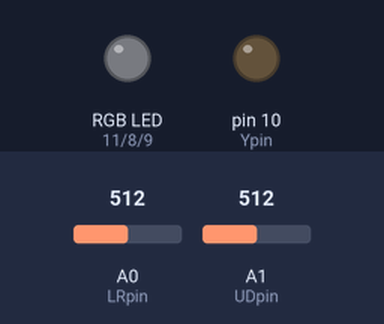
Recording of a sketch running on a simulated Arduino Uno, built with avr-gcc and run on an emulated ATmega328P. Parts: an RGB LED mixed from three pins (HIGH = lit), output pins drawn as LEDs (lit = HIGH). Inputs (shaded band) come from the test bench; at power-on: A1 (UDpin) = 512, A0 (LRpin) = 512. Dim RGB values are drawn brighter than linear.

Above: at 1.2 s.
1.3 s: A1 (UDpin) set to 716
At 2.2 s:
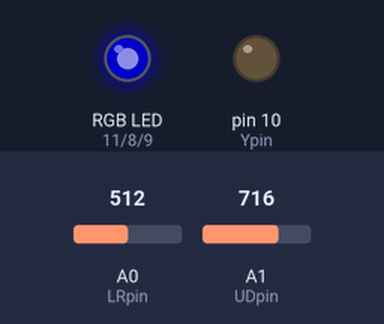
2.8 s: A0 (LRpin) set to 306
At 3.3 s:
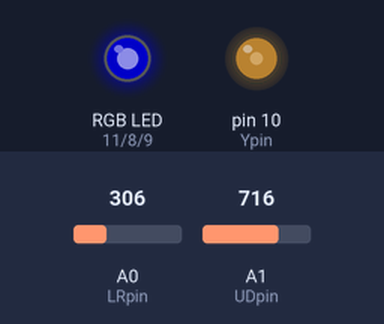
4.3 s: A0 (LRpin) set to 122
At 5.5 s:
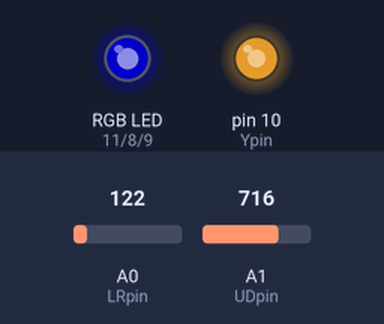
5.8 s: A1 (UDpin) set to 900
At 6.8 s:
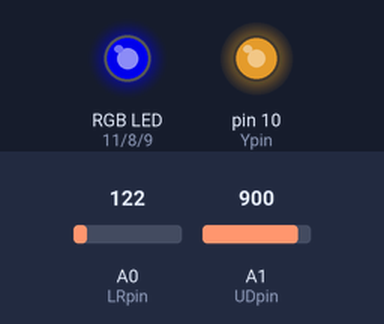
7.3 s: A0 (LRpin) set to 511
At 8.0 s:
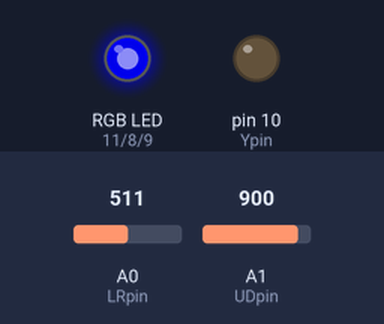
8.8 s: A1 (UDpin) set to 306
At 9.1 s:
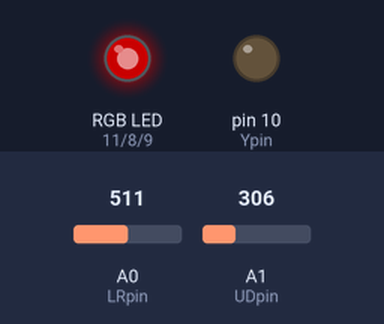
Timing chart, 0 to 11.3 s (numbered marks = the images above; inputs shaded):
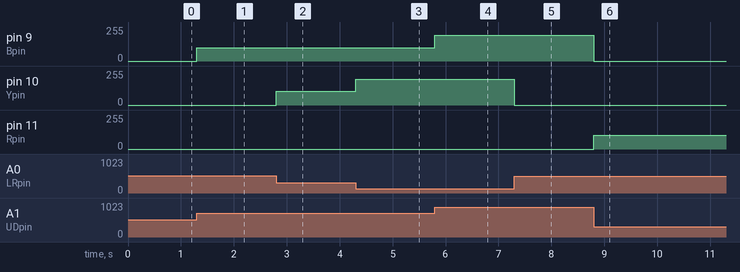

Measured:
- after the input at 1.3 s, pin 9 (Bpin): 0/255 → 101/255 at once
- after the input at 2.8 s, pin 10 (Ypin): 0/255 → 102/255 at once
- after the input at 4.3 s, pin 10 (Ypin): 102/255 → 194/255 at once
- after the input at 5.8 s, pin 9 (Bpin): 101/255 → 193/255 at once
- after the input at 7.3 s, pin 10 (Ypin): 194/255 → 0/255 at once
- after the input at 8.8 s, pin 9 (Bpin): 193/255 → 0/255 at once; pin 11 (Rpin): 0/255 → 102/255 at once

The sketch:

Joystick_LED.ino
```cpp
// define pins
const int LRpin = A0;
const int UDpin = A1;

const int Rpin = 11;
const int Ypin = 10;
const int Gpin = 8;
const int Bpin = 9;

//variables for analog reading
int LR;
int UD;

int LR_neutral;
int UD_neutral;

//LED brightness
int R;
int Y;
int G;
int B;

//define deadzone of joystick
const int deadzone = 10;

void setup() {
  //Intialize serial communication
  Serial.begin(9600);

  //neutral reading when program starts
  LR_neutral = analogRead(LRpin);
  UD_neutral = analogRead(UDpin);
}

void loop() {
  //reads analog pins
  LR = analogRead(LRpin);
  UD = analogRead(UDpin);

  if (UD>=UD_neutral+deadzone) {
    R = 0; //red LED off
    B = map(UD, UD_neutral, 1023, 0, 255); //blue LED on
  }
  else if (UD<=UD_neutral-deadzone) {
    B = 0; //blue LED off
    R = map(UD, UD_neutral, 0, 0, 255); //red LED on
  }
  else { //both blue and red LEDs off
    R = 0;
    B = 0;
  }

  if (LR>=LR_neutral+deadzone) {
    Y = 0; //yellow LED off
    G = map(LR, LR_neutral, 1023, 0 , 255); //green LED on
  }
  else if (LR<=LR_neutral-deadzone) {
    G = 0; //greeb LED off
    Y = map(LR, LR_neutral, 0, 0, 255); //yellow LED on
  }
  else { //both yellow and green LEDs off
    G = 0;
    Y = 0;
  }

   analogWrite(Rpin, R);
   analogWrite(Ypin, Y);
   analogWrite(Gpin, G);
   analogWrite(Bpin, B);
}

//Demo video
//https://www.youtube.com/watch?v=6T-CkN4ck4Y
```
